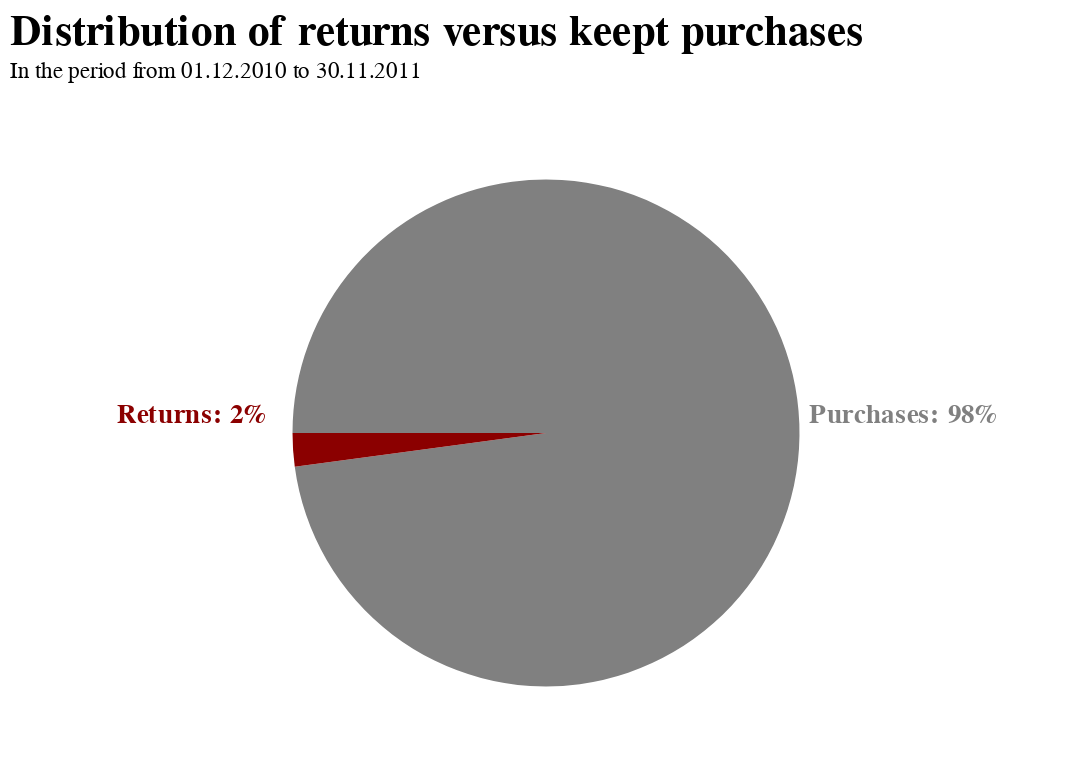

The cell this chart's notebook holds for it:
### Markdown cell above
# Chart Beschreibung

Um einen klaren Fokus zu schaffen, habe ich den Rahmen des Diagramms entfernt und die Legende durch den Text im Chart ersetzt. Das besonders hervorgehobene Stück ist durch ein leuchtendes Rot hervorgehoben und zieht so die Aufmerksamkeit des Betrachters auf sich. Dabei habe ich bei der Gestaltung auf Einfachheit geachtet und das einheitliche Grau-Rot Farbschema verwendet.

### Code cell
chart = alt.Chart(data).encode(
    theta=alt.Theta("Count:Q"),
    color=alt.condition(
        alt.FieldOneOfPredicate("Category", ["Returns"]),
        alt.value("darkred"),     
        alt.value("grey")     
    )
).properties(
    title={"text":["Distribution of returns versus keept purchases"], "subtitle":["In the period from 01.12.2010 to 30.11.2011"]},
    width=550,
    height=350
)

pie = chart.mark_arc(outerRadius=130,angle=270)

text_returns = alt.Chart().mark_text(
    align="left",
    baseline="bottom",
    fontSize=14,
    fontWeight=700,
    color="darkred"
).encode(
    x=alt.value(55),  # pixels from left
    y=alt.value(173),  # pixels from top
    text=alt.value("Returns: 2%")
)

text_purchases = alt.Chart().mark_text(
    align="left",
    baseline="bottom",
    fontSize=14,
    fontWeight=700,
    color="grey"
).encode(
    x=alt.value(410),  # pixels from left
    y=alt.value(173),  # pixels from top
    text=alt.value("Purchases: 98%")
)

alt.layer(pie, text_returns, text_purchases).configure_view(
    strokeWidth=0
).configure_title(
    fontSize=22,
    font="Arial",
    color="black",
    anchor="start"
).configure_axis(
    labelFont="Arial",
    titleFont="Arial",
    labelFontSize=14,
    titleFontSize=16
)

### Figure 1 — Vega-Lite specification as saved in the notebook (floating-point values rounded to 4 significant figures)
{"config": {"view": {"continuousWidth": 400, "continuousHeight": 300, "strokeWidth": 0}, "axis": {"labelFont": "Arial", "labelFontSize": 14, "titleFont": "Arial", "titleFontSize": 16}, "title": {"anchor": "start", "color": "black", "font": "Arial", "fontSize": 22}}, "layer": [{"data": {"name": "data-47779458bd3783a5a4133cc2c6e6509e"}, "mark": {"type": "arc", "angle": 270, "outerRadius": 130}, "encoding": {"color": {"condition": {"value": "darkred", "test": {"field": "Category", "oneOf": ["Returns"]}}, "value": "grey"}, "theta": {"field": "Count", "type": "quantitative"}}, "height": 350, "title": {"text": ["Distribution of returns versus keept purchases"], "subtitle": ["In the period from 01.12.2010 to 30.11.2011"]}, "width": 550}, {"data": {"name": "empty"}, "mark": {"type": "text", "align": "left", "baseline": "bottom", "color": "darkred", "fontSize": 14, "fontWeight": 700}, "encoding": {"text": {"value": "Returns: 2%"}, "x": {"value": 55}, "y": {"value": 173}}}, {"data": {"name": "empty"}, "mark": {"type": "text", "align": "left", "baseline": "bottom", "color": "grey", "fontSize": 14, "fontWeight": 700}, "encoding": {"text": {"value": "Purchases: 98%"}, "x": {"value": 410}, "y": {"value": 173}}}], "$schema": "https://vega.github.io/schema/vega-lite/v4.17.0.json", "datasets": {"data-47779458bd3783a5a4133cc2c6e6509e": [{"Category": "Purchases", "Count": 391316}, {"Category": "Returns", "Count": 8507}], "empty": [{}]}}
